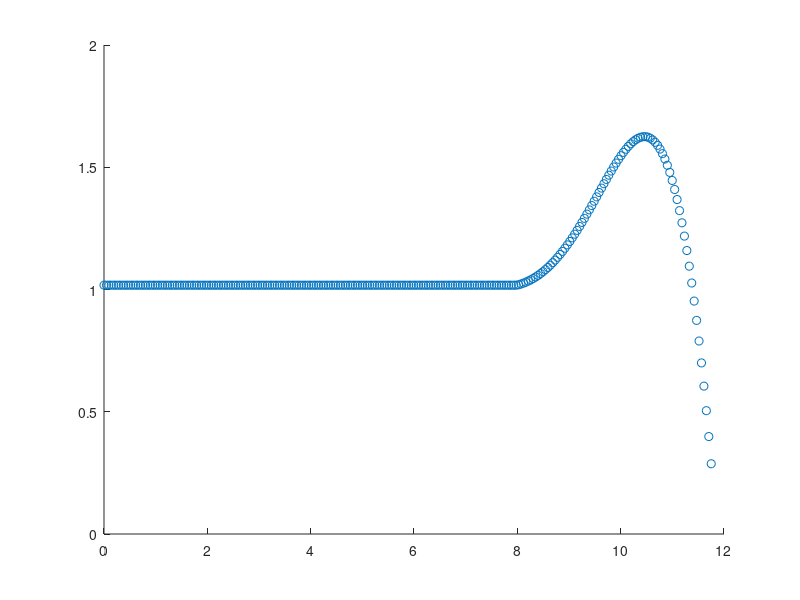

This figure's MATLAB source: (Note: this script raises an error after producing the figure.)
%script to call dykeModel functions and solve system
clear 
close all

mu = 0.01; %viscosity (Pa s)
nu = 0.2;  %Poisson ratio
G = 10^10; %Shear modulus (Pa)
rhom = 2700; %Magma density (kg /m^3) 
rhos = 2900; %Host rock density
drho = rhos - rhom;
g = 9.81;
Q = 2;
Ks = ((3*mu*Q/2)^(1/6))*((G/(1-nu))^(1/2))*((drho*g)^(2/3)); %= 9.7673 10^6
A = 0.1; %scaling factor for Kc: Kc = A*Ks

%define input parameters to pass to model
parameters = struct();

%numerical parameters
parameters.dt = 0.000005;
parameters.dz = 0.0472; %0.0236
parameters.nTimeSteps = 1000000;
parameters.tol = 1.e-6;
parameters.maxIts = 100;

%Material/problem parameters
parameters.Q = 2; %or 2 m^3/ms ?
parameters.drho = drho;
%parameters.g = 9.81;
parameters.hs = ((3*mu*Q)/(2*drho*g))^(1/3);
parameters.alpha = parameters.dt/(4*parameters.hs*(parameters.dz^2));
parameters.Kc = 1;%*Ks;

%% define initial conditions (h0, zf0)
dz = parameters.dz;
z0 = 0;
z = (0:dz:11.8)';
n = length(z);


M = csvread("initial_width.csv");

%interpolated values of h at z query points
hq = interp1(M(:,1),M(:,2),z);
hq2 = hq;
tf = (z < 8);
hq(tf) = 1.0177;


%smoother h:
p = polyfit(z, hq, 9);
v = polyval(p, z);
hq(~tf) = v(~tf);
hq(n) = 0;

close all
figure; hold on
plot(z(1:n-1),hq(1:n-1),'o'); 
%plot(z(1:n-1),v(1:n-1),'o-'); 

% [M1,M2] = matrixM(z,z(n) + dz/100);
% 
% tol = 1e-2;
% maxit = 499;
% %Pe_gm = gmres(M1s,h2b(1:nz-1),[],tol,maxit); 
% hn = 2*(2^0.5);
% hq2 = hq;
% hq2(n) = hn;
% Pe = gmres(M1,hq2,[],tol,maxit);
% figure
% plot(z,Pe,'-o')
%%
close all
[h,hmax,fnorm,t] = dykeModel(parameters,hq,z); 

%%
% figure(1);
% plot(z,h);
% 
 figure(3);
 plot(1:parameters.nTimeSteps,hmax)
% 
figure(4);
plot(1:parameters.nTimeSteps,fnorm)
%xlabel("Time step")
%ylabel("norm(f)")



